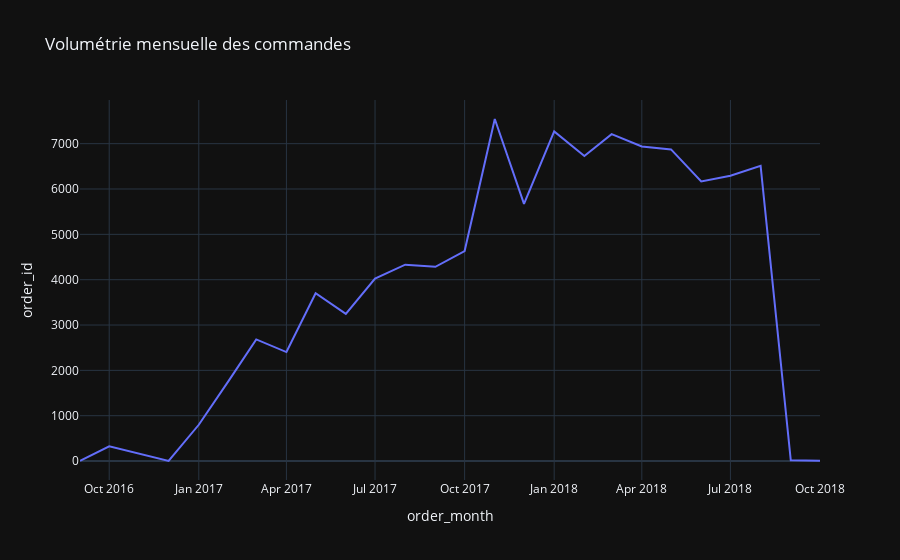

The notebook cell saved with this chart:
### Code cell
# 3.1 - graphique des volumétrie mensuelle des commandes
fig6 = px.line(monthly_orders.reset_index(), x="order_month", y="order_id", title="Volumétrie mensuelle des commandes")
fig6.show()

### Figure 1 — Plotly figure (JSON) as saved in the notebook; plotly's stock layout.template omitted (floating-point values rounded to 4 significant figures)
{"data": [{"hovertemplate": "order_month=%{x}<br>order_id=%{y}<extra></extra>", "legendgroup": "", "line": {"color": "#636efa", "dash": "solid"}, "marker": {"symbol": "circle"}, "mode": "lines", "name": "", "orientation": "v", "showlegend": false, "x": ["2016-09", "2016-10", "2016-12", "2017-01", "2017-02", "2017-03", "2017-04", "2017-05", "2017-06", "2017-07", "2017-08", "2017-09", "2017-10", "2017-11", "2017-12", "2018-01", "2018-02", "2018-03", "2018-04", "2018-05", "2018-06", "2018-07", "2018-08", "2018-09", "2018-10"], "xaxis": "x", "y": [4, 324, 1, 800, 1780, 2682, 2404, 3700, 3245, 4026, 4331, 4285, 4631, 7544, 5673, 7269, 6728, 7211, 6939, 6873, 6167, 6292, 6512, 16, 4], "yaxis": "y", "type": "scatter"}], "layout": {"xaxis": {"anchor": "y", "domain": [0.0, 1.0], "title": {"text": "order_month"}}, "yaxis": {"anchor": "x", "domain": [0.0, 1.0], "title": {"text": "order_id"}}, "legend": {"tracegroupgap": 0}, "title": {"text": "Volumétrie mensuelle des commandes"}}}
